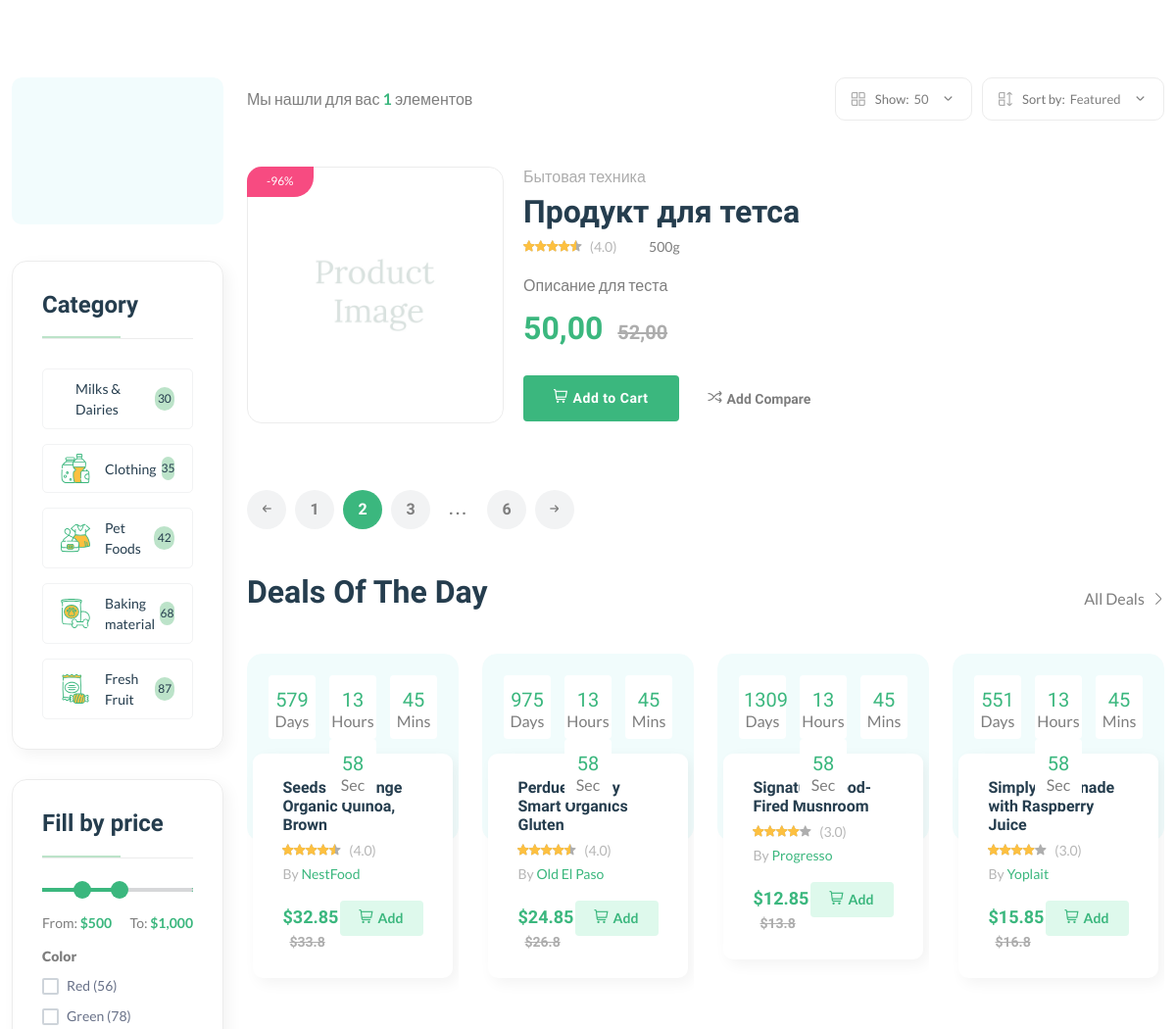
/vendors/Laborum magni non mo/ (middle part), run on an earlier commit of the app's database.
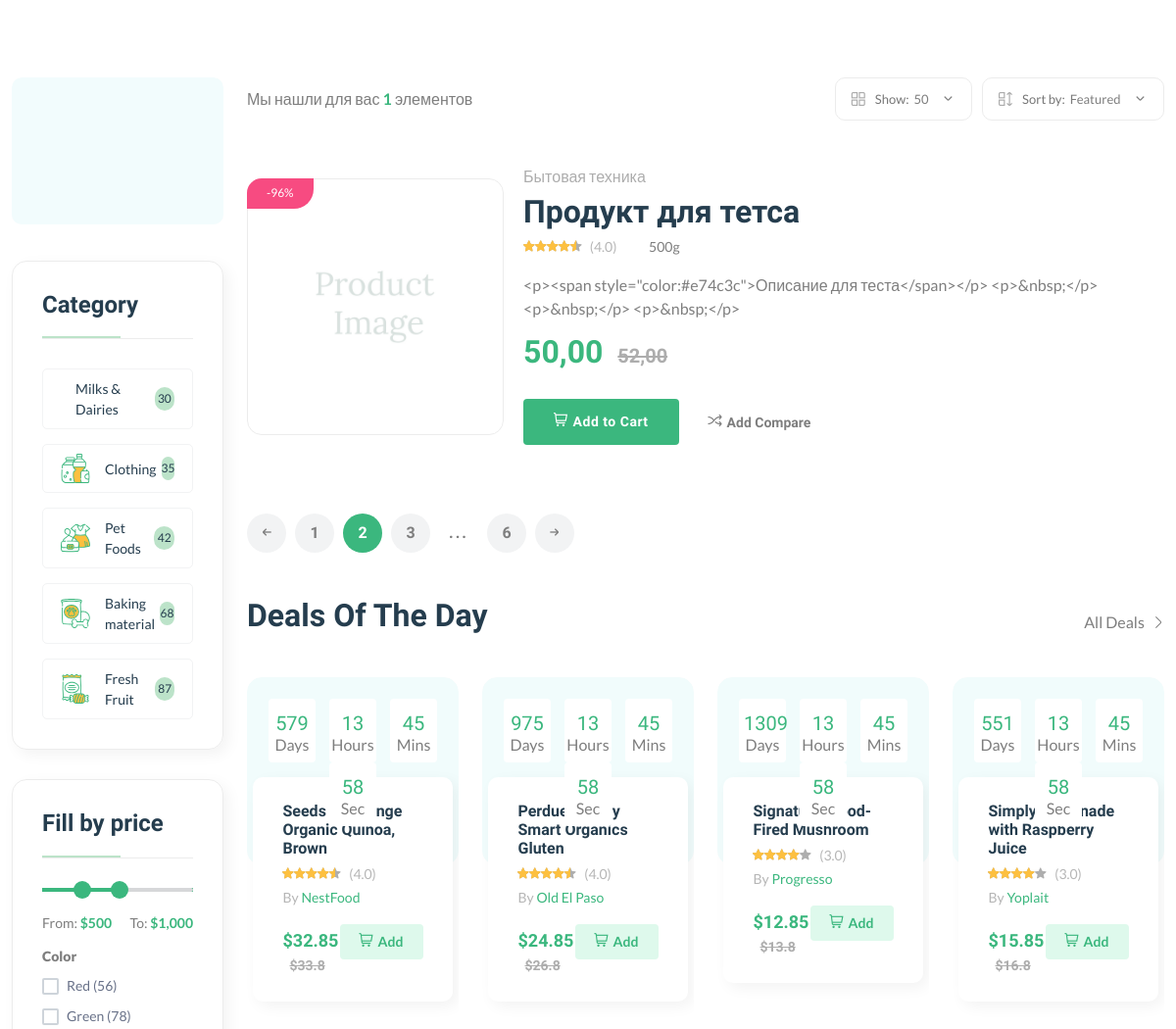
And on a later commit of the database.
### core/models.py (models this page shows, shortened)
class Product(models.Model):
    pid = ShortUUIDField(unique=True, length=10, max_length=20, verbose_name="ID")
    title = models.CharField(max_length=100, verbose_name="Имя")
    description = RichTextUploadingField(null=True, blank=True, verbose_name="Описание")
    user = models.ForeignKey(User, on_delete=models.SET_NULL, null=True, verbose_name="Пользователь")
    category = models.ForeignKey(Category, on_delete=models.SET_NULL, null=True, verbose_name="Категория", related_name='category')
    vendor = models.ForeignKey(Vendor, on_delete=models.SET_NULL, null=True, verbose_name="Поставщик", default=None, related_name='products')
    image = models.ImageField(upload_to=user_directory_path, verbose_name="Картинка", default="cover_product.jpg")
    price = models.DecimalField(max_digits=9999999999, decimal_places=2, verbose_name='Цена')
    old_price = models.DecimalField(max_digits=9999999999, decimal_places=2, verbose_name='Старая цена')
    specifications = RichTextUploadingField(null=True, blank=True, verbose_name='Характеристики')
    tags = TaggableManager(verbose_name='Теги')
    product_status = models.CharField(choices=STATUS, max_length=10, default='in_review',
                                      verbose_name='Статус продукта')
    type = models.CharField(max_length=100, verbose_name="Тип продукта", null=True, blank=True)
    life = models.DateField(verbose_name="Срок годности", null=True, blank=True)
    status = models.BooleanField(default=True, verbose_name='Статус')
    in_stock = models.BooleanField(default=True, verbose_name='Есть в наличии')
    featured = models.BooleanField(default=False, verbose_name='Рекомендуемый')
    digital = models.BooleanField(default=False, verbose_name='Цифровой')
    sku = ShortUUIDField(unique=True, length=4, max_length=10, verbose_name="UUID")
    created_at = models.DateTimeField(auto_now_add=True, verbose_name='Дата создания')
    updated_at = models.DateTimeField(auto_now=True, verbose_name='Дата обновление')
    class Meta:
        verbose_name = "Продукт"
        verbose_name_plural = "Продукты"
    def get_percentage(self):
        return (self.price / self.old_price) * 100

class Category(models.Model):
    cit = ShortUUIDField(unique=True, length=10, max_length=20, prefix='cat', verbose_name="ID")
    title = models.CharField(max_length=100, verbose_name="Название")
    image = models.ImageField(upload_to='category', verbose_name="Картинка", default="category.jpg")
    class Meta:
        verbose_name = "Катогоия"
        verbose_name_plural = "Категории"

### core/views.py (the view)
# urls.py: path('vendors/<vid>/', vendor_detail, name="vendor_detail"),
def vendor_detail(request, vid):
    vendor = Vendor.objects.prefetch_related('products').get(vid=vid)
    return render(request, 'core/vendors/detail.html', {
        'vendor': vendor
    })

### core/context_processor.py (called while the page is built)
def categories(request):
    categories = Category.objects.all()
    return {
        'categories': categories
    }

### core/context_processors.py (called while the page is built)
def categories(request):
    categories = Category.objects.all()
    return {
        'categories': categories
    }

### templates/core/vendors/detail.html (shortened to what the changed rows need)
{% extends 'partials/base.html' %}
{% load static %}
{% block content %}
    <main class="main">
        <div class="container mb-30">
            <div class="row flex-row-reverse">
                <div class="col-lg-4-5">
                    <div class="product-list mb-50">
                        {% for product in vendor.products.all %}
                        	 <div class="product-cart-wrap">
                            <div class="product-img-action-wrap">
                                <div class="product-img product-img-zoom">
                                    <div class="product-img-inner">
                                        <a href="{% url 'core:product_detail' product.pid %}">
                                            <img class="default-img"
                                                 src="{{ product.image.url }}" alt=""/>
                                        </a>
                                    </div>
                                </div>
                                <div class="product-badges product-badges-position product-badges-mrg">
                                    <span class="hot">-{{ product.get_percentage | floatformat:0 }}%</span>
                                </div>
                            </div>
                            <div class="product-content-wrap">
                                <div class="product-category">
                                    <a href="{% url 'core:product_detail' product.pid %}">{{ product.category.title }}</a>
                                </div>
                                <h2><a href="{% url 'core:product_detail' product.pid %}">{{ product.title }}</a></h2>
                                <div class="product-rate-cover">
                                    <div class="product-rate d-inline-block">
                                        <div class="product-rating" style="width: 90%"></div>
                                    </div>
                                    <span class="font-small ml-5 text-muted"> (4.0)</span>
                                    <span class="ml-30">500g</span>
                                </div>
                                <p class="mt-15 mb-15">{{ product.description }}</p>
                                <div class="product-price">
                                    <span>{{ product.price }} </span>
                                    <span class="old-price">{{ product.old_price }}</span>
                                </div>
                                <div class="mt-30 d-flex align-items-center">
                                    <a aria-label="Buy now" class="btn" href="shop-cart.html"><i
                                            class="fi-rs-shopping-cart mr-5"></i>Add to Cart</a>
                                    <a href="#"
                                       class="add-wishlish ml-30 text-body font-sm font-heading font-weight-bold"><i
                                            class="fi-rs-shuffle mr-5"></i>Add Compare</a>
                                </div>
                            </div>
                        </div>
                        {% endfor %}
                    </div>
                    <section class="section-padding pb-5">
                        <div class="row">
                            <div class="col-xl-3 col-lg-4 col-md-6">
                                <div class="product-cart-wrap style-2">
                                    <div class="product-content-wrap">
                                        <div class="deals-content">
                                            <h2><a href="shop-product-right.html">Seeds of Change Organic Quinoa,
                                                Brown</a></h2>
                                        </div>
                                    </div>
                                </div>
                            </div>
                            <div class="col-xl-3 col-lg-4 col-md-6">
                                <div class="product-cart-wrap style-2">
                                    <div class="product-content-wrap">
                                        <div class="deals-content">
                                            <h2><a href="shop-product-right.html">Perdue Simply Smart Organics
                                                Gluten</a></h2>
                                        </div>
                                    </div>
                                </div>
                            </div>
                            <div class="col-xl-3 col-lg-4 col-md-6 d-none d-lg-block">
                                <div class="product-cart-wrap style-2">
                                    <div class="product-content-wrap">
                                        <div class="deals-content">
                                            <h2><a href="shop-product-right.html">Signature Wood-Fired Mushroom</a></h2>
                                        </div>
                                    </div>
                                </div>
                            </div>
                            <div class="col-xl-3 col-lg-4 col-md-6 d-none d-xl-block">
                                <div class="product-cart-wrap style-2">
                                    <div class="product-content-wrap">
                                        <div class="deals-content">
                                            <h2><a href="shop-product-right.html">Simply Lemonade with Raspberry
                                                Juice</a></h2>
                                        </div>
                                    </div>
                                </div>
                            </div>
                        </div>
                    </section>
                </div>
            </div>
        </div>
    </main>
{% endblock %}

What changed in the data, as far as the page shows it:
changed Product "Продукт для тетса": description "Описание для теста" → "<p><span style=\"color:#e74c3c\">Описание для теста</span></p> <p>&nbsp;</p> <p>&nbsp;</p> <p>&nbsp;</p>"
